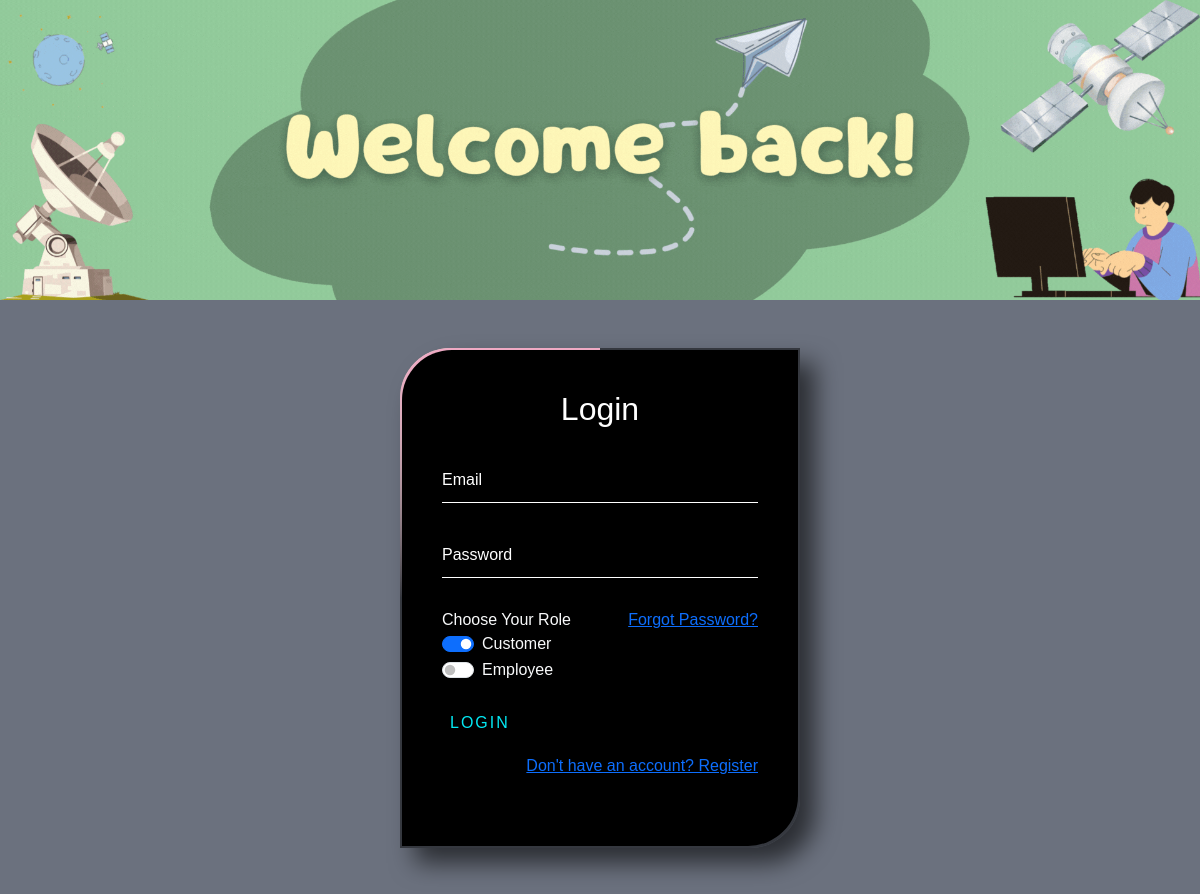
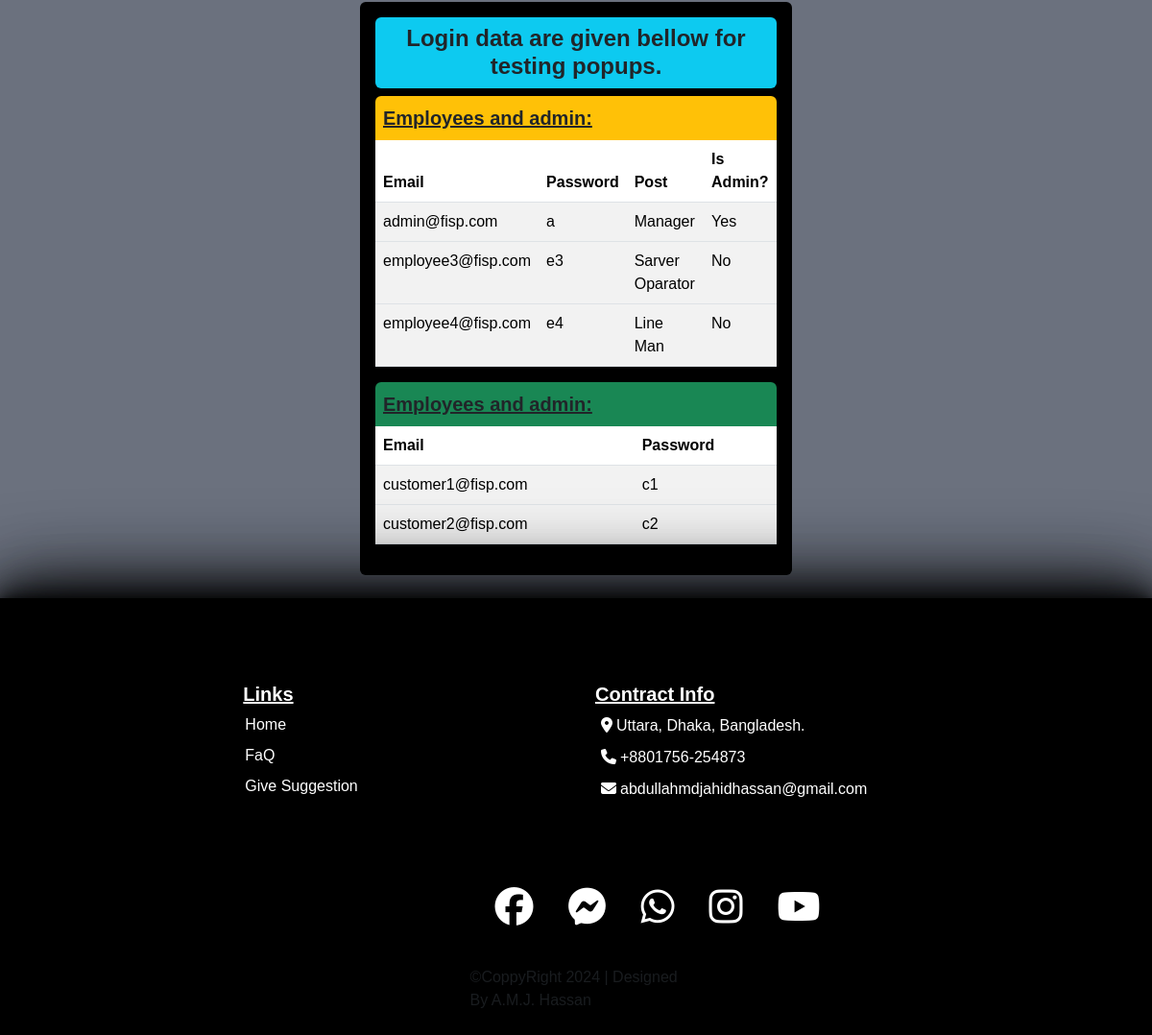
Page /login.php (signed in) on the committed database (2 pictures, top to bottom).
### tables this page shows
CREATE TABLE `employee` (
  `id` varchar(50) NOT NULL,
  `name` varchar(100) DEFAULT NULL,
  `post` varchar(50) DEFAULT NULL,
  `phone` bigint DEFAULT NULL,
  `email` varchar(100) DEFAULT NULL,
  `password` varchar(100) DEFAULT NULL,
  `address` varchar(100) DEFAULT NULL,
  `gender` text,
  `salary` int DEFAULT NULL,
  `nid` bigint DEFAULT NULL,
  `nid_file` varchar(100) DEFAULT NULL,
  `certificate_file` varchar(100) DEFAULT NULL,
  `resume_file` varchar(100) DEFAULT NULL,
  `photo_file` varchar(100) DEFAULT NULL,
  `is_admin` tinyint(1) NOT NULL DEFAULT '0',
  `is_sup_admin` tinyint(1) NOT NULL DEFAULT '0'
);

CREATE TABLE `customer` (
  `id` varchar(50) NOT NULL,
  `name` varchar(100) DEFAULT NULL,
  `email` varchar(100) DEFAULT NULL,
  `phone` varchar(20) DEFAULT NULL,
  `address` varchar(100) DEFAULT NULL,
  `password` varchar(100) DEFAULT NULL,
  `nid` varchar(15) DEFAULT NULL,
  `gender` text NOT NULL,
  `photo` varchar(100) DEFAULT NULL
);

CREATE TABLE `footer_data` (
  `id` int NOT NULL,
  `address_text` varchar(100) DEFAULT NULL,
  `address_link` varchar(255) DEFAULT NULL,
  `phone_text` varchar(20) DEFAULT NULL,
  `phone_link` varchar(255) DEFAULT NULL,
  `mail_text` varchar(50) DEFAULT NULL,
  `mail_link` varchar(255) DEFAULT NULL,
  `fb_link` varchar(255) DEFAULT NULL,
  `ms_link` varchar(255) DEFAULT NULL,
  `wh_link` varchar(255) DEFAULT NULL,
  `in_link` varchar(255) DEFAULT NULL,
  `yt_link` varchar(255) DEFAULT NULL
);

### login.php (the view, shortened to what this page needs)
<!DOCTYPE html>
<html lang="en">
<head>
    <?php require '_link_common.php'; ?>
    <link rel="stylesheet" href="login.css">
    <link rel="stylesheet" href="footer.css">
</head>
<body>
    <?php
        require '_database_connect.php';
        $employee_info_sql = "SELECT email, password, post, is_admin FROM employee WHERE is_sup_admin='0' ORDER BY password";
        $employee_info_result = mysqli_query($connect, $employee_info_sql);
        $employee_num = mysqli_num_rows($employee_info_result);
        $customer_info_sql = "SELECT email, password FROM customer ORDER BY password";
        $customer_info_result = mysqli_query($connect, $customer_info_sql);
        $customer_num = mysqli_num_rows($customer_info_result);
    ?>
    <img src="images\banar\welcome_back.gif" class="d-block w-100 mb-5" alt="Welcome">
    <div class="login-box mb-5">
        <form class='login_form' action="login.php" method="post">
            <h2>Login</h2>
            <div class="user-input">
                <input type="email" name="userid" required>
                <label>Email</label>
            </div>
            <div class="user-input">
                <input type="password" name="pass" required>
                <label>Password</label>
            </div>
            <div class="position-relative bg-light">
                <div class="position-absolute top-0 end-0">
                    <a href="forgot-pass.php">Forgot Password?</a><br>
                </div>
            </div>
            <label class="text-light fs-6">Choose Your Role</label>
            <div class="form-check form-switch">
                <input class="form-check-input" type="radio" name="user" value="customer" id="user-customer" checked>
                <label class="form-check-label text-light fs-7" for="user-customer">Customer</label>
            </div>
            <div class="form-check form-switch">
                <input class="form-check-input" type="radio" name="user" value="employee" id="user-employee">
                <label class="form-check-label text-light fs-7" for="user-employee">Employee</label>
            </div>
            <span class="login-span my-4">
                <input class="login-btn" type="submit" value="LOGIN">
            </span>
            <div class="position-relative bg-light mt-5">
                <div class="position-absolute top-0 end-0 mt-4">
                    <a href="registration.php">Don't have an account? Register</a><br>
                </div>
            </div>
        </form>
    </div>
     <div class='container bg-black my-4 p-3 rounded' style='width: 450px'>
        <div>
            <h4 class='bg-info text-center rounded p-2'><b>Login data are given bellow for testing popups.</b></h4>
            <div>
                <div class='bg-warning  fs-5 rounded-top p-2'><b><u>Employees and admin:</u></b></div>
                <table class="table table-striped">
                    <thead>
                        <th>Email</th>
                        <th>Password</th>
                        <th>Post</th>
                        <th>Is Admin?</th>
                    </thead>
                    <?php
                        for ($i=0; $i<$employee_num; $i++):
                            $employee = mysqli_fetch_assoc($employee_info_result);
                        ?>
                        <tbody>
                            <td><?php echo $employee['email'];?></td>
                            <td><?php echo $employee['password'];?></td>
                            <td><?php echo $employee['post'];?></td>
                            <td><?php echo ($employee['is_admin']) ? 'Yes' : 'No' ?></td>
                        </tbody>
                    <?php endfor; ?>
                </table>
            </div>
            <div>
                <div class='bg-success fs-5 rounded-top p-2'><b><u>Employees and admin:</u></b></div>
                <table class="table table-striped">
                    <thead>
                        <th>Email</th>
                        <th>Password</th>
                    </thead>
                    <?php
                        for ($i=0; $i<$customer_num; $i++):
                            $customer = mysqli_fetch_assoc($customer_info_result);
                        ?>
                        <tbody>
                            <td><?php echo $customer['email'];?></td>
                            <td><?php echo $customer['password'];?></td>
                        </tbody>
                    <?php endfor; ?>
                </table>
            </div>
        </div>
     </div>
    <?php include '_footer_common.php';?>
</body>
</html>

### _footer_common.php (shortened to what this page needs)
<?php
$home_link = "dash_";
if(isset($_SESSION['user'])){
    if($_SESSION['user']!='customer' && $_SESSION['user']!='employee'){
        $home_link .= 'admin';
    } else $home_link .= $_SESSION['user'];
    $home_link .= '.php';
} else $home_link .= '#';
require '_database_connect.php';
$footer_info_sql = "SELECT * FROM `footer_data` WHERE 1";
$find_footer_info = mysqli_query($connect, $footer_info_sql);
$footer_info = mysqli_fetch_assoc($find_footer_info);
?>
<div class="footer text-white">
    <button class="footer-uper-btn btn"></button>
        <footer class="py-2">
        <div class="row row-cols-1 row-cols-sm-2 row-cols-md-2 row-cols-lg-3 py-2 my-5 px-2 my-2 justify-content-center">
            <div class="col mb-3 px-lg-5 ">
                <h5 class="px-2"><u>Links</u></h5>
                <ul class="nav flex-column gap-2">
                    <li><a href="<?php echo $home_link;?>" target="_blank" class="footer-links">Home</a></li>
                    <li><a href="<?php echo $home_link;?>" target="_blank" class="footer-links">FaQ</a></li>
                    <li><a href="<?php echo $home_link;?>" target="_blank" class="footer-links">Give Suggestion</a></li>
            </div>
            <div class="col mb-3">
                <h5 class="px-2"><u>Contract Info</u></h5>
                <ul class="nav flex-column gap-2">
                    <li><a href="<?php echo $footer_info['address_link'];?>" target="_blank" class="footer-links"><i al class="fa-solid fa-location-dot p-1"></i><?php echo $footer_info['address_text'];?></a></li>
                    <li><a href="<?php echo $footer_info['phone_link'];?>" target="_blank" class="footer-links"><i class="fa-solid fa-phone p-1"></i><?php echo $footer_info['phone_text'];?></a></li>
                    <li><a href="<?php echo $footer_info['mail_link'];?>" target="_blank" class="footer-links"><i class="fa-solid fa-envelope p-1"></i><?php echo $footer_info['mail_text'];?></a></li>
            </div>
        </div>
        <div class="row row-cols-1 row-cols-sm-2 row-cols-md-5 py-2 my-2 justify-content-center">
            <div class="col-auto ">
                <ul class="list-unstyled d-flex">
                    <li class="ms-3"><a href="<?php echo $footer_info['fb_link'];?>" target="_blank" class="fa-brands fa-facebook mediaicons"></a></li>
                    <li class="ms-3"><a href="<?php echo $footer_info['ms_link'];?>" target="_blank" class="fa-brands fa-facebook-messenger mediaicons"></a></li>
                    <li class="ms-3"><a href="<?php echo $footer_info['wh_link'];?>" target="_blank" class="fa-brands fa-whatsapp mediaicons"></a></li>
                    <li class="ms-3"><a href="<?php echo $footer_info['in_link'];?>" target="_blank" class="fa-brands fa-instagram mediaicons"></a></li>
                    <li class="ms-3"><a href="<?php echo $footer_info['yt_link'];?>" target="_blank" class="fa-brands fa-youtube mediaicons"></a></li>
                </ul>
            </div>
        </div>
        <div class="row row-cols-1 row-cols-sm-2 row-cols-md-5 justify-content-center">
            <div class="col-auto ">
                <p class="text-muted">©CoppyRight 2024 | Designed By A.M.J. Hassan </p>
            </div>
        </div>
    </footer>
</div>

### variables.css (style rules this page uses)
:root { --carousel-btn-color: aqua; --body-background-color: #6B717E; --login-box-width: 400px; --login-box-height: 500px; --registration-box-width: 400px; --registration-box-height: 850px; }

### all_body.css (style rules this page uses)
* { font-family: Arial, Helvetica, sans-serif; }
body { width: 100%; margin: 0; background-color: var(--body-background-color); }
html { scroll-behavior: smooth; }

### footer.css (style rules this page uses)
:root { --footer-back: black; }
.footer { background-color: var(--footer-back); }
.footer-links { text-decoration: none; color: white; text-align: center; padding-right: 10px; padding-left: 10px; padding-top: 5px; padding-bottom: 5px; }
.footer .mediaicons { font-size: 40px; color: white; border-radius: 50%; padding: 10px; text-decoration: none; }
.footer-uper-btn { height: 10px; width: 100%; color: black; background-color: var(--footer-back); box-shadow: 0 0 100px var(--footer-back), 0 0 90px var(--footer-back), 0 0 80px var(--footer-back), 0 0 70px var(--footer-back), 0 0 60px var(--footer-back), 0 0 50px var(--footer-back), 0 0 40px var(--footer-back), 0 0 30px var(--footer-back), 0 0 20px var(--footer-back), 0 0 10px var(--footer-back); }

### dash.css (style rules this page uses)
h5 { font-weight: bolder; }

### login.css (style rules this page uses)
body { margin:0; padding:0; font-family: sans-serif; background: var(--body-background-color); }
.login-box h2 { margin: 0 0 30px; color: #fff; text-align: center; }
.login-box { position: relative; top: 50%; left: 50%; width: var(--login-box-width); height: var(--login-box-height); transform: translate(-50%); background: rgba(0,0,0,.5); box-sizing: border-box; box-shadow: 15px 15px 25px rgba(0,0,0,.6); border-radius: 50px 0px; overflow: hidden; }
form { position: absolute; padding: 40px; inset: 2px; border-radius: 50px 0px; background-color: black; z-index: 1; }
.login-box::before { content: ""; position: absolute; top: -50%; left: -50%; width: var(--login-box-width); height: var(--login-box-height); background: linear-gradient(0deg, transparent, #D4DCCD,#D4DCCD); transform-origin: bottom right; animation: ani-form-div 6s linear infinite; }
.login-box::after { content: ""; position: absolute; top: -50%; left: -50%; width: var(--login-box-width); height: var(--login-box-height); background: linear-gradient(0deg, transparent, #EFAAC4, #EFAAC4); transform-origin: bottom right; animation: ani-form-div 6s linear -3s infinite; }
.login-box .user-input { position: relative; }
.login-box .user-input input { width: 100%; padding: 10px 0; font-size: 16px; color: #fff; margin-bottom: 30px; border: none; border-bottom: 1px solid #fff; outline: none; background: transparent; }
.login-box .user-input label { position: absolute; top:0; left: 0; padding: 10px 0; font-size: 16px; color: #fff; pointer-events: none; transition: 0.5s; }
.login-span { overflow: hidden; transition: 1s; }
.login-btn { position: relative; display: inline-block; color: #03e9f4; font-size: 16px; transition: .5s; margin: 2px; letter-spacing: 2px; background: black; border: none; }
span { position: absolute; display: block; }

### rows in the picture
employee: email "admin@fisp.com", password "a", post "Manager", is_admin "Yes"
employee: email "employee3@fisp.com", password "e3", post "Sarver Oparator", is_admin "No"
employee: email "employee4@fisp.com", password "e4", post "Line Man", is_admin "No"
customer: email "customer1@fisp.com", password "c1"
customer: email "customer2@fisp.com", password "c2"
footer_data: address_text "Uttara, Dhaka, Bangladesh.", phone_text "+8801756-254873", mail_text "abdullahmdjahidhassan@gmail.com"
